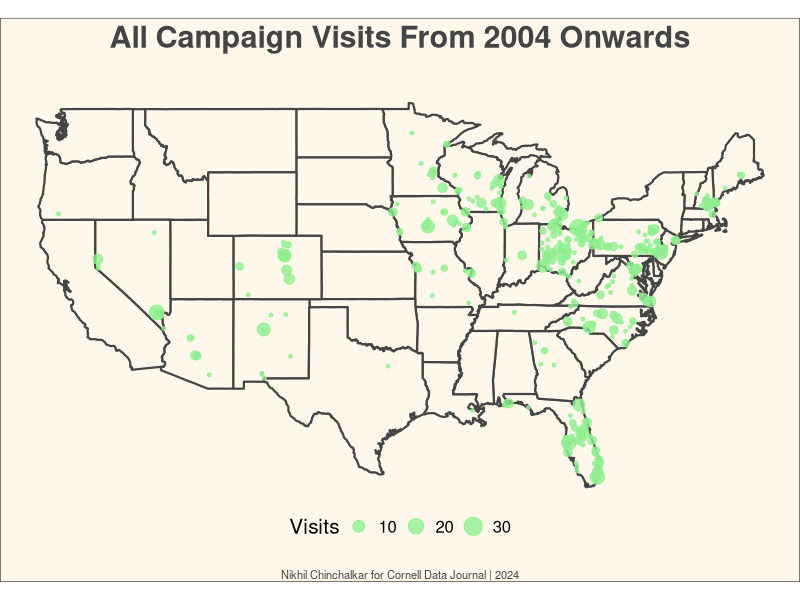
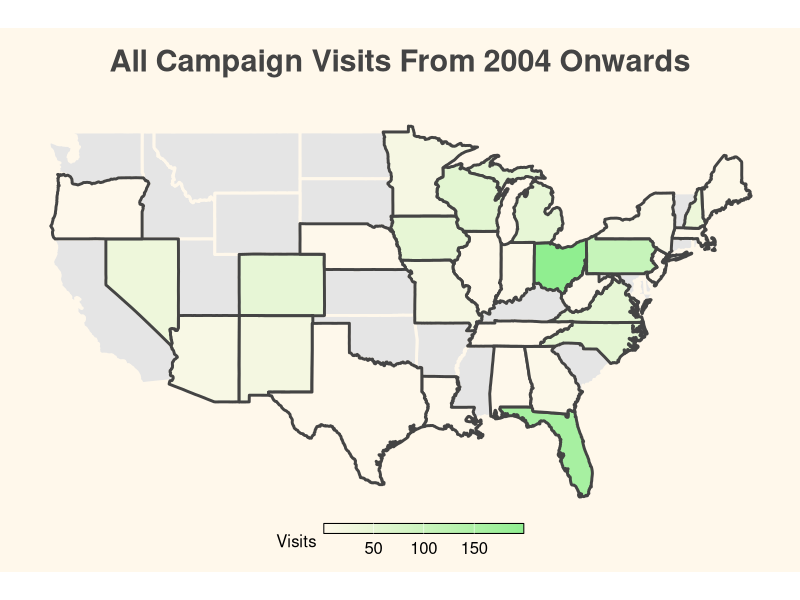

Write the R code that produced these figures, in order.
#import libraries
library(tidyverse)
library(dplyr)
library(sf)
library(ggplot2)

setwd("~/GitHub/campaign_trails_cdj/campaign_csvs")
all_visits <- read_csv('all_visits.csv')

setwd("~/GitHub/campaign_trails_cdj/")
cities <- read_csv('us-cities-top-1k.csv')
cities <- cities |> 
  mutate(location = paste0(City,", ",State)) |> 
  select(location, Population)

all_visits_location <- all_visits |> 
  left_join(cities, join_by(location == location)) |> 
  group_by(location) |> 
  summarize(count=n(), lng=first(lng),lat=first(lat))

all_visits_location <- all_visits_location |> 
  filter(!is.na(lng) | !is.na(lat)) |> 
  st_as_sf(coords=c("lng","lat")) |> 
  st_set_crs(4326)

#points <- all_visits_location |> 
#  st_coordinates() |> 
#  as.data.frame()

usa <- st_as_sf(maps::map("state", fill=TRUE, plot=FALSE))

ggplot()+
  geom_sf(data=usa, color = "#444444", fill = "#FFF8eb", linewidth=.75)+
  #stat_density_2d(data=points, aes(x=X, y=Y, fill = ..level..), geom = "polygon")+
  geom_sf(data=all_visits_location, aes(size=count),color='#90EE90', alpha=0.8)+
  theme_void()+
  labs(title="All Campaign Visits From 2004 Onwards<br>",
       caption="<br><br>Nikhil Chinchalkar for Cornell Data Journal | 2024 ", 
       size="Visits")+
  theme(plot.title = ggtext::element_markdown(size = 22, hjust =0.5, face = "bold", color="#444444"), 
        plot.subtitle = ggtext::element_markdown(size = 16, hjust =0.5, face = "bold", color="#444444"), 
        plot.caption = ggtext::element_markdown(size = 8, hjust =0.5, color="#444444"),
        legend.position = "bottom",
        legend.title = element_text(size = 15),
        legend.text = element_text(size = 12),
        plot.background = element_rect(fill = "#FFF8EB"))

all_visits_state <- all_visits |> 
  left_join(cities, join_by(location == location)) |> 
  group_by(state) |> 
  summarize(count=n(), lng=first(lng),lat=first(lat)) |> 
  mutate(state = tolower(state))

visit_state_plot <- inner_join(usa, all_visits_state, join_by(ID == state))

plot <- ggplot(visit_state_plot)+
  geom_sf(data=usa, color="#fff8eb", linewidth=1)+
  geom_sf(aes(fill=count),color="#444444", linewidth=1)+
  scale_fill_gradient2(mid="#fff8eb", high = "#90ee90",
                       guide = guide_colorbar(barwidth = 10, barheight = 0.5,frame.colour = "black"))+
  theme_minimal()+
  theme_void()+
  labs(title="All Campaign Visits From 2004 Onwards<br>", 
       fill="Visits")+
  theme(plot.title = ggtext::element_markdown(size = 22, hjust =0.5, face = "bold", color="#444444"), 
        plot.subtitle = ggtext::element_markdown(size = 16, hjust =0.5, face = "bold", color="#444444"), 
        plot.caption = ggtext::element_markdown(size = 8, hjust =0.5, color="#444444"),
        legend.position = "bottom",
        legend.title = element_text(size = 12),
        legend.text = element_text(size = 12),
        plot.background = element_rect(fill = "#FFF8EB", color="#FFF8EB"),
        plot.margin = margin(10, 10, 10, 10))

ggsave("heatmap.svg", plot = plot, width = 10, height = 8, device = "svg")
